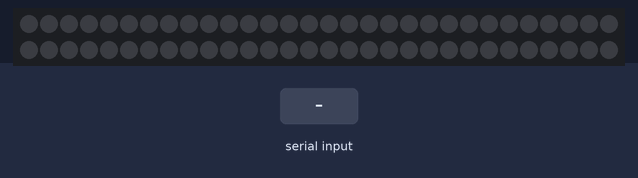
Simulated run of this sketch. Board: Arduino Uno, built with avr-gcc and run on an emulated ATmega328P. Shown: 60 RGB LEDs in strip order, left to right, continuing on the next row. The test bench sets the inputs (shaded band). Dim RGB values are drawn brighter than linear.

Above: at 1.2 s.
1.3 s: "1" received over Serial
At 3.11 s:
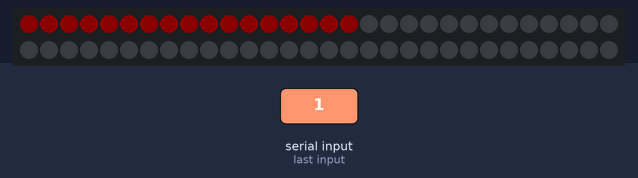
4.3 s: "0" received over Serial
At 5.92 s:
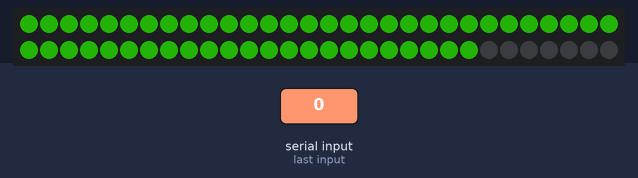
Timing chart, 0 to 7.4 s (numbered marks = the images above; inputs shaded):
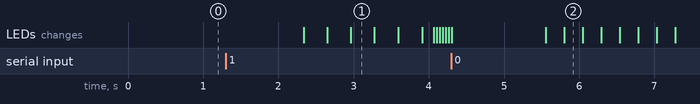

The sketch:

NeoPixel_strip.ino
```cpp
#include <Adafruit_NeoPixel.h>

#define LED_PIN 6
#define LED_COUNT 60
#define POT_PIN 0
Adafruit_NeoPixel strip(LED_COUNT, LED_PIN);

void setup() {
  pinMode(POT_PIN,INPUT);
  strip.begin();
  strip.show();
  strip.setBrightness(64);  //draws less current
  Serial.begin(9600);
}

void setLevel(Adafruit_NeoPixel & strip, int delay_val, int in_color []){
  uint32_t color = strip.Color(in_color[0], in_color[1], in_color[2]);

  for(int i=1; i<LED_COUNT; i++){
    strip.fill(color,0,i);

    if (Serial.available() > 0){
      uint8_t serial_bytes [4];
      Serial.readBytes(serial_bytes,4);

      delay_val = serial_bytes[3];
      color = strip.Color(serial_bytes[0], serial_bytes[1], serial_bytes[2]);
    }

    delay(delay_val);
    strip.show();
  }


  for(int i=LED_COUNT; i>0; i--){
    strip.fill(color,0,i);
    strip.show();

    if (Serial.available() > 0){
      uint8_t serial_bytes [4];
      Serial.readBytes(serial_bytes,4);

      delay_val = serial_bytes[3];
      color = strip.Color(serial_bytes[0], serial_bytes[1], serial_bytes[2]);
    }

    delay(delay_val);
    strip.clear();
    }
}

void loop() {
  int color [3];
  color[0]=255; color[1]=0; color[2]=0;
  uint8_t serial_bytes [4];

  //int pot = map(analogRead(0), 0 ,1024, 10, 50);
  //setLevel(strip, pot, color);


  if (Serial.available() > 0){
      Serial.readBytes(serial_bytes,4);

      color[0]=serial_bytes[0]; color[1]=serial_bytes[1]; color[2]=serial_bytes[2];
      setLevel(strip, serial_bytes[3], color);
   }


}
```

Measured:
- after the input at 1.3 s, the LEDs: first change after 1.0 s (image 1 shows a later state)
